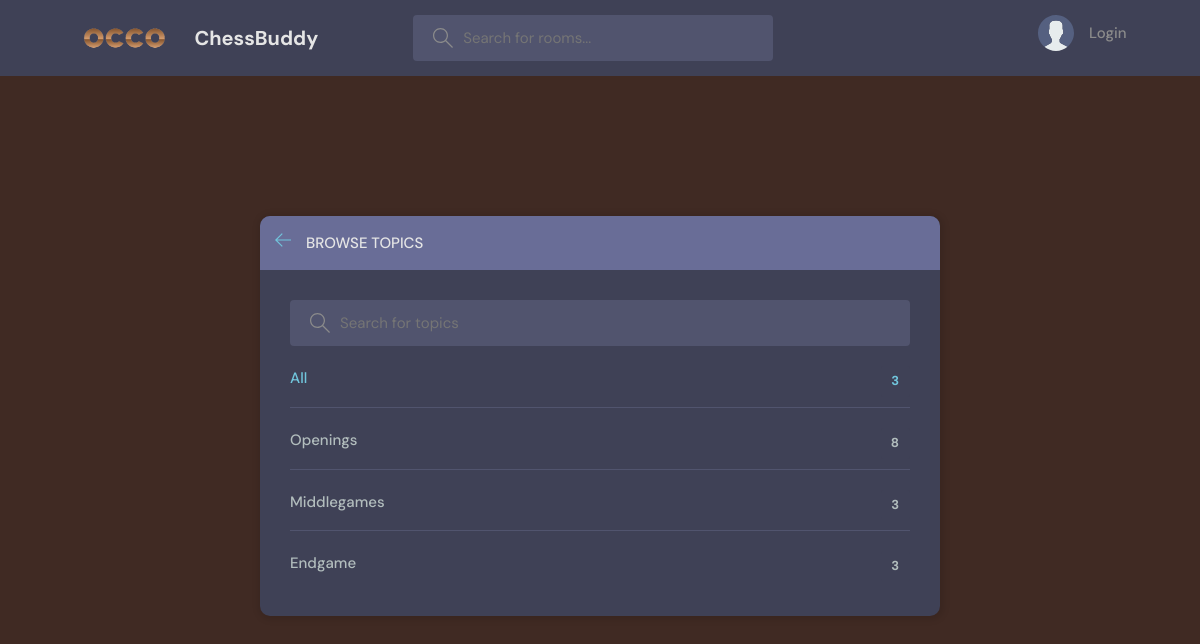
Page /topics/ on the committed database.
### base/models.py (models this page shows, shortened)
class Topic(models.Model):
    name=models.CharField(max_length=200)

### base/views.py (the view)
# urls.py: path('topics/', views.topicsPage, name='topics'),
def topicsPage(request):
    q=request.GET.get('q') if request.GET.get('q') != None else ''
    topics=Topic.objects.filter(name__icontains=q)
    context={'topics':topics}
    return render(request, 'base/topics.html',context)

### base/templates/base/topics.html (shortened to what this page needs)
{% extends 'main.html' %}
{% block content %}
<main class="create-room layout">
  <div class="container">
    <div class="layout__box">
      <div class="layout__boxHeader">
        <div class="layout__boxTitle">
          <a href="{% url 'home' %}">
            <svg version="1.1" xmlns="http://www.w3.org/2000/svg" width="32" height="32" viewBox="0 0 32 32">
              <title>arrow-left</title>
              <path
                d="M13.723 2.286l-13.723 13.714 13.719 13.714 1.616-1.611-10.96-10.96h27.625v-2.286h-27.625l10.965-10.965-1.616-1.607z">
              </path>
            </svg>
          </a>
          <h3>Browse Topics</h3>
        </div>
      </div>
      <div class="topics-page layout__body">
        <form action="" method="GET" class="header__search">
          <label>
            <input name="q" placeholder="Search for topics" />
          </label>
        </form>
        <ul class="topics__list">
          <li>
            <a href="{% url 'topics' %}" class="active">All <span>{{topics.count}}</span></a>
          </li>
          {% for topic in topics %}
          <li>
            <a href="{% url 'home' %}?q={{topic.name}}">{{ topic.name }} <span>{{topic.room_set.all.count}}</span></a>
          </li>
          {% endfor %}
        </ul>
      </div>
    </div>
  </div>
</main>
{% endblock content %}

### static/styles/style.css (style rules this page uses)
:root { --color-main: #71c6dd; --color-main-light: #e1f6fb; --color-dark: #3f4156; --color-dark-medium: #51546e; --color-dark-light: #696d97; --color-light: #e5e5e5; --color-gray: #8b8b8b; --color-light-gray: #b2bdbd; --color-bg: #402A23; --color-success: #5dd693; --color-error: #fc4b0b; }
* { font-family: "DM Sans", -apple-system, BlinkMacSystemFont, "Segoe UI", Roboto, Oxygen, Ubuntu, Cantarell, "Open Sans", "Helvetica Neue", sans-serif; margin: 0; padding: 0; box-sizing: border-box; text-rendering: optimizeLegibility; font-size: inherit; }
html { font-size: 56.25%; }
@media only screen and (min-width: 1200px) { html { font-size: 62.5%; } }
body { line-height: 1.6; font-weight: 400; font-size: 1.5rem; color: var(--color-light-gray); background-color: var(--color-bg); min-height: 100vh; }
a { display: inline-block; color: var(--color-main); text-decoration: none; }
.container { max-width: 120rem; width: 90%; margin: auto; }
.header__search > label { background-color: var(--color-dark-medium); padding: 1.3rem 1rem; display: flex; align-items: center; gap: 1rem; border-radius: 4px; }
.header__search svg { fill: var(--color-gray); width: 2rem; height: 2rem; margin-left: 1rem; }
.header__search input { width: 30rem; background: transparent; border: none; outline: none; color: var(--color-light); }
.layout { margin-top: 2.4rem; }
.layout > .container { display: flex; justify-content: space-between; align-items: flex-start; }
.layout__box { width: 90%; max-width: 48rem; min-height: 40rem; position: absolute; top: 50%; left: 50%; transform: translate(-50%, -46%); background-color: var(--color-dark); border-radius: 1rem; box-shadow: 1px 1px 6px 3px rgba(0, 0, 0, 0.1); overflow: hidden; }
.layout__boxHeader { display: flex; padding: 1.5rem; background-color: var(--color-dark-light); }
.layout__boxTitle { display: flex; gap: 1.5rem; align-items: center; }
.layout__boxTitle h3 { text-transform: uppercase; font-weight: 500; color: var(--color-light); }
.layout__boxTitle svg { width: 1.6rem; height: 1.6rem; fill: var(--color-main); }
.layout__body { margin: 3rem; }
.topics__list { list-style: none; }
.topics__list li a { display: flex; justify-content: space-between; margin-bottom: 3rem; font-weight: 500; color: var(--color-light-gray); transition: all 0.3s ease-in-out; }
.topics__list li a.active, .topics__list li a:hover { color: var(--color-main); }
.topics__list li a span { padding: 0.5rem 1rem; background-color: var(--color-dark); border-radius: 3px; font-size: 1.3rem; font-weight: 700; letter-spacing: 1px; }
.topics-page .topics__list li:not(:last-child) a { margin: 2rem 0; padding-bottom: 1rem; text-decoration: none; border-bottom: 1px solid var(--color-dark-medium); }
.topics-page .header__search { display: block; }
.create-room.layout .layout__box { max-width: 68rem; }

### rows in the picture
Topic: name "Openings", room_set.all.count "8"
Topic: name "Middlegames", room_set.all.count "3"
Topic: name "Endgame", room_set.all.count "3"

### other values in the picture
{{ topics.count }} "3"
